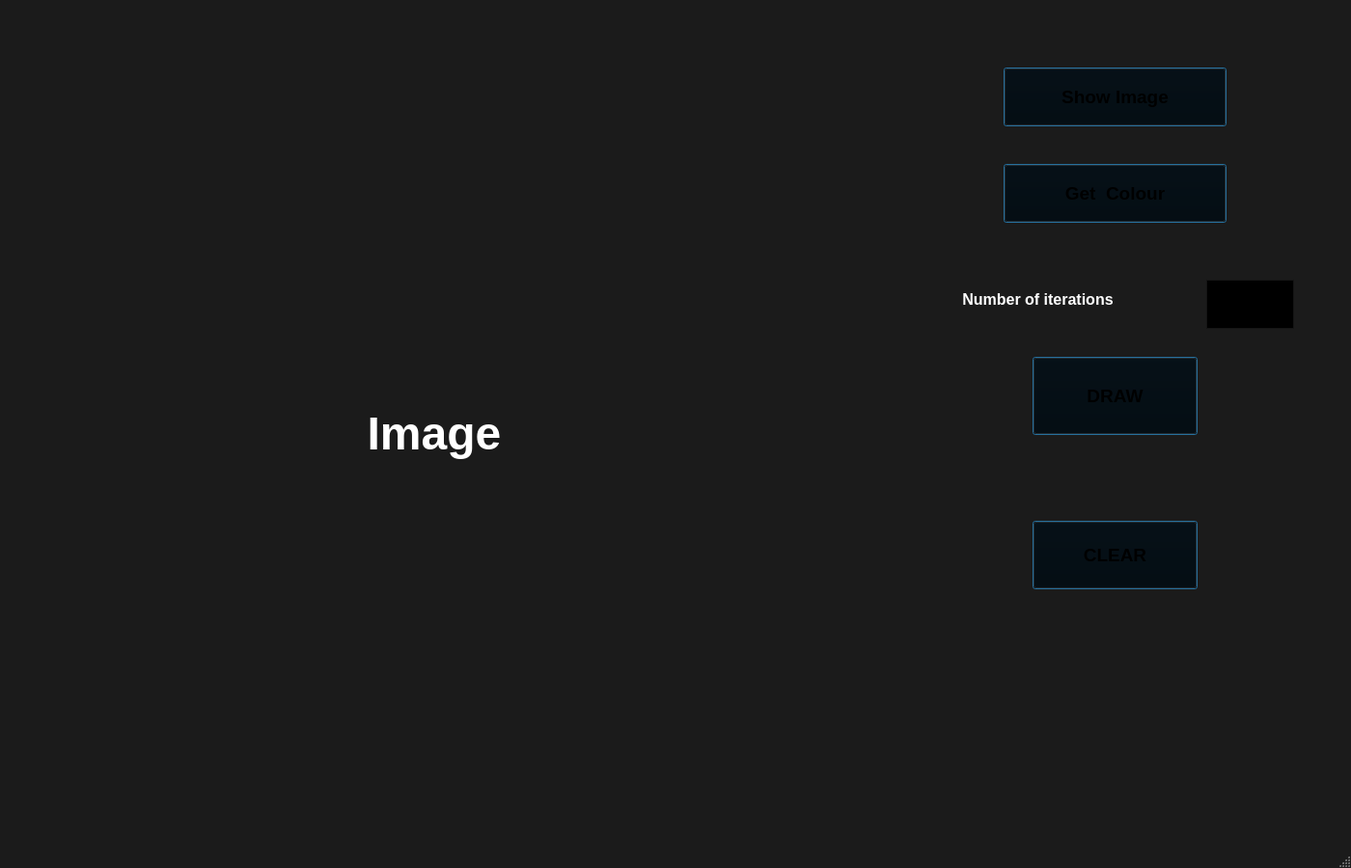
<?xml version="1.0" encoding="UTF-8"?>
<ui version="4.0">
 <class>Koch_Curve</class>
 <widget class="QMainWindow" name="Koch_Curve">
  <property name="geometry">
   <rect>
    <x>0</x>
    <y>0</y>
    <width>1400</width>
    <height>900</height>
   </rect>
  </property>
  <property name="palette">
   <palette>
    <active>
     <colorrole role="WindowText">
      <brush brushstyle="SolidPattern">
       <color alpha="255">
        <red>255</red>
        <green>255</green>
        <blue>255</blue>
       </color>
      </brush>
     </colorrole>
     <colorrole role="Button">
      <brush brushstyle="SolidPattern">
       <color alpha="255">
        <red>0</red>
        <green>0</green>
        <blue>0</blue>
       </color>
      </brush>
     </colorrole>
     <colorrole role="Dark">
      <brush brushstyle="SolidPattern">
       <color alpha="255">
        <red>0</red>
        <green>0</green>
        <blue>0</blue>
       </color>
      </brush>
     </colorrole>
     <colorrole role="Mid">
      <brush brushstyle="SolidPattern">
       <color alpha="255">
        <red>34</red>
        <green>34</green>
        <blue>34</blue>
       </color>
      </brush>
     </colorrole>
     <colorrole role="Text">
      <brush brushstyle="SolidPattern">
       <color alpha="255">
        <red>0</red>
        <green>0</green>
        <blue>0</blue>
       </color>
      </brush>
     </colorrole>
     <colorrole role="BrightText">
      <brush brushstyle="SolidPattern">
       <color alpha="255">
        <red>26</red>
        <green>26</green>
        <blue>26</blue>
       </color>
      </brush>
     </colorrole>
     <colorrole role="ButtonText">
      <brush brushstyle="SolidPattern">
       <color alpha="255">
        <red>0</red>
        <green>0</green>
        <blue>0</blue>
       </color>
      </brush>
     </colorrole>
     <colorrole role="Base">
      <brush brushstyle="SolidPattern">
       <color alpha="255">
        <red>30</red>
        <green>30</green>
        <blue>30</blue>
       </color>
      </brush>
     </colorrole>
     <colorrole role="Window">
      <brush brushstyle="SolidPattern">
       <color alpha="255">
        <red>27</red>
        <green>27</green>
        <blue>27</blue>
       </color>
      </brush>
     </colorrole>
     <colorrole role="PlaceholderText">
      <brush brushstyle="SolidPattern">
       <color alpha="128">
        <red>0</red>
        <green>0</green>
        <blue>0</blue>
       </color>
      </brush>
     </colorrole>
    </active>
    <inactive>
     <colorrole role="WindowText">
      <brush brushstyle="SolidPattern">
       <color alpha="255">
        <red>255</red>
        <green>255</green>
        <blue>255</blue>
       </color>
      </brush>
     </colorrole>
     <colorrole role="Button">
      <brush brushstyle="SolidPattern">
       <color alpha="255">
        <red>0</red>
        <green>0</green>
        <blue>0</blue>
       </color>
      </brush>
     </colorrole>
     <colorrole role="Dark">
      <brush brushstyle="SolidPattern">
       <color alpha="255">
        <red>0</red>
        <green>0</green>
        <blue>0</blue>
       </color>
      </brush>
     </colorrole>
     <colorrole role="Mid">
      <brush brushstyle="SolidPattern">
       <color alpha="255">
        <red>34</red>
        <green>34</green>
        <blue>34</blue>
       </color>
      </brush>
     </colorrole>
     <colorrole role="Text">
      <brush brushstyle="SolidPattern">
       <color alpha="255">
        <red>0</red>
        <green>0</green>
        <blue>0</blue>
       </color>
      </brush>
     </colorrole>
     <colorrole role="BrightText">
      <brush brushstyle="SolidPattern">
       <color alpha="255">
        <red>26</red>
        <green>26</green>
        <blue>26</blue>
       </color>
      </brush>
     </colorrole>
     <colorrole role="ButtonText">
      <brush brushstyle="SolidPattern">
       <color alpha="255">
        <red>0</red>
        <green>0</green>
        <blue>0</blue>
       </color>
      </brush>
     </colorrole>
     <colorrole role="Base">
      <brush brushstyle="SolidPattern">
       <color alpha="255">
        <red>30</red>
        <green>30</green>
        <blue>30</blue>
       </color>
      </brush>
     </colorrole>
     <colorrole role="Window">
      <brush brushstyle="SolidPattern">
       <color alpha="255">
        <red>27</red>
        <green>27</green>
        <blue>27</blue>
       </color>
      </brush>
     </colorrole>
     <colorrole role="PlaceholderText">
      <brush brushstyle="SolidPattern">
       <color alpha="128">
        <red>0</red>
        <green>0</green>
        <blue>0</blue>
       </color>
      </brush>
     </colorrole>
    </inactive>
    <disabled>
     <colorrole role="WindowText">
      <brush brushstyle="SolidPattern">
       <color alpha="255">
        <red>0</red>
        <green>0</green>
        <blue>0</blue>
       </color>
      </brush>
     </colorrole>
     <colorrole role="Button">
      <brush brushstyle="SolidPattern">
       <color alpha="255">
        <red>0</red>
        <green>0</green>
        <blue>0</blue>
       </color>
      </brush>
     </colorrole>
     <colorrole role="Dark">
      <brush brushstyle="SolidPattern">
       <color alpha="255">
        <red>0</red>
        <green>0</green>
        <blue>0</blue>
       </color>
      </brush>
     </colorrole>
     <colorrole role="Mid">
      <brush brushstyle="SolidPattern">
       <color alpha="255">
        <red>34</red>
        <green>34</green>
        <blue>34</blue>
       </color>
      </brush>
     </colorrole>
     <colorrole role="Text">
      <brush brushstyle="SolidPattern">
       <color alpha="255">
        <red>0</red>
        <green>0</green>
        <blue>0</blue>
       </color>
      </brush>
     </colorrole>
     <colorrole role="BrightText">
      <brush brushstyle="SolidPattern">
       <color alpha="255">
        <red>26</red>
        <green>26</green>
        <blue>26</blue>
       </color>
      </brush>
     </colorrole>
     <colorrole role="ButtonText">
      <brush brushstyle="SolidPattern">
       <color alpha="255">
        <red>0</red>
        <green>0</green>
        <blue>0</blue>
       </color>
      </brush>
     </colorrole>
     <colorrole role="Base">
      <brush brushstyle="SolidPattern">
       <color alpha="255">
        <red>27</red>
        <green>27</green>
        <blue>27</blue>
       </color>
      </brush>
     </colorrole>
     <colorrole role="Window">
      <brush brushstyle="SolidPattern">
       <color alpha="255">
        <red>27</red>
        <green>27</green>
        <blue>27</blue>
       </color>
      </brush>
     </colorrole>
     <colorrole role="PlaceholderText">
      <brush brushstyle="SolidPattern">
       <color alpha="128">
        <red>0</red>
        <green>0</green>
        <blue>0</blue>
       </color>
      </brush>
     </colorrole>
    </disabled>
   </palette>
  </property>
  <property name="windowTitle">
   <string>Koch_Curve</string>
  </property>
  <widget class="QWidget" name="centralwidget">
   <widget class="QLabel" name="Image">
    <property name="geometry">
     <rect>
      <x>0</x>
      <y>0</y>
      <width>900</width>
      <height>900</height>
     </rect>
    </property>
    <property name="text">
     <string>&lt;html&gt;&lt;head/&gt;&lt;body&gt;&lt;p&gt;&lt;span style=&quot; font-size:36pt; font-weight:600;&quot;&gt;Image&lt;/span&gt;&lt;/p&gt;&lt;/body&gt;&lt;/html&gt;</string>
    </property>
    <property name="alignment">
     <set>Qt::AlignCenter</set>
    </property>
   </widget>
   <widget class="QPushButton" name="show">
    <property name="geometry">
     <rect>
      <x>1040</x>
      <y>70</y>
      <width>231</width>
      <height>61</height>
     </rect>
    </property>
    <property name="font">
     <font>
      <pointsize>14</pointsize>
      <weight>75</weight>
      <bold>true</bold>
     </font>
    </property>
    <property name="text">
     <string>Show Image</string>
    </property>
    <property name="default">
     <bool>true</bool>
    </property>
   </widget>
   <widget class="QPushButton" name="GetColour">
    <property name="geometry">
     <rect>
      <x>1040</x>
      <y>170</y>
      <width>231</width>
      <height>61</height>
     </rect>
    </property>
    <property name="font">
     <font>
      <pointsize>14</pointsize>
      <weight>75</weight>
      <bold>true</bold>
     </font>
    </property>
    <property name="text">
     <string>Get  Colour</string>
    </property>
    <property name="default">
     <bool>true</bool>
    </property>
   </widget>
   <widget class="QPushButton" name="Draw">
    <property name="geometry">
     <rect>
      <x>1070</x>
      <y>370</y>
      <width>171</width>
      <height>81</height>
     </rect>
    </property>
    <property name="font">
     <font>
      <pointsize>14</pointsize>
      <weight>75</weight>
      <bold>true</bold>
     </font>
    </property>
    <property name="text">
     <string>DRAW</string>
    </property>
    <property name="default">
     <bool>true</bool>
    </property>
    <property name="flat">
     <bool>false</bool>
    </property>
   </widget>
   <widget class="QPushButton" name="Clear">
    <property name="geometry">
     <rect>
      <x>1070</x>
      <y>540</y>
      <width>171</width>
      <height>71</height>
     </rect>
    </property>
    <property name="font">
     <font>
      <pointsize>14</pointsize>
      <weight>75</weight>
      <bold>true</bold>
     </font>
    </property>
    <property name="text">
     <string>CLEAR</string>
    </property>
    <property name="default">
     <bool>true</bool>
    </property>
   </widget>
   <widget class="QLabel" name="label">
    <property name="geometry">
     <rect>
      <x>920</x>
      <y>290</y>
      <width>311</width>
      <height>41</height>
     </rect>
    </property>
    <property name="font">
     <font>
      <pointsize>12</pointsize>
      <weight>75</weight>
      <bold>true</bold>
     </font>
    </property>
    <property name="text">
     <string>Number of iterations</string>
    </property>
    <property name="alignment">
     <set>Qt::AlignCenter</set>
    </property>
   </widget>
   <widget class="QPlainTextEdit" name="iterations">
    <property name="geometry">
     <rect>
      <x>1250</x>
      <y>290</y>
      <width>91</width>
      <height>51</height>
     </rect>
    </property>
    <property name="palette">
     <palette>
      <active>
       <colorrole role="Text">
        <brush brushstyle="SolidPattern">
         <color alpha="255">
          <red>255</red>
          <green>255</green>
          <blue>255</blue>
         </color>
        </brush>
       </colorrole>
       <colorrole role="ButtonText">
        <brush brushstyle="SolidPattern">
         <color alpha="255">
          <red>0</red>
          <green>0</green>
          <blue>0</blue>
         </color>
        </brush>
       </colorrole>
       <colorrole role="Base">
        <brush brushstyle="SolidPattern">
         <color alpha="255">
          <red>0</red>
          <green>0</green>
          <blue>0</blue>
         </color>
        </brush>
       </colorrole>
       <colorrole role="PlaceholderText">
        <brush brushstyle="NoBrush">
         <color alpha="128">
          <red>255</red>
          <green>255</green>
          <blue>255</blue>
         </color>
        </brush>
       </colorrole>
      </active>
      <inactive>
       <colorrole role="Text">
        <brush brushstyle="SolidPattern">
         <color alpha="255">
          <red>255</red>
          <green>255</green>
          <blue>255</blue>
         </color>
        </brush>
       </colorrole>
       <colorrole role="ButtonText">
        <brush brushstyle="SolidPattern">
         <color alpha="255">
          <red>0</red>
          <green>0</green>
          <blue>0</blue>
         </color>
        </brush>
       </colorrole>
       <colorrole role="Base">
        <brush brushstyle="SolidPattern">
         <color alpha="255">
          <red>0</red>
          <green>0</green>
          <blue>0</blue>
         </color>
        </brush>
       </colorrole>
       <colorrole role="PlaceholderText">
        <brush brushstyle="NoBrush">
         <color alpha="128">
          <red>255</red>
          <green>255</green>
          <blue>255</blue>
         </color>
        </brush>
       </colorrole>
      </inactive>
      <disabled>
       <colorrole role="Text">
        <brush brushstyle="SolidPattern">
         <color alpha="255">
          <red>0</red>
          <green>0</green>
          <blue>0</blue>
         </color>
        </brush>
       </colorrole>
       <colorrole role="ButtonText">
        <brush brushstyle="SolidPattern">
         <color alpha="255">
          <red>0</red>
          <green>0</green>
          <blue>0</blue>
         </color>
        </brush>
       </colorrole>
       <colorrole role="Base">
        <brush brushstyle="SolidPattern">
         <color alpha="255">
          <red>27</red>
          <green>27</green>
          <blue>27</blue>
         </color>
        </brush>
       </colorrole>
       <colorrole role="PlaceholderText">
        <brush brushstyle="NoBrush">
         <color alpha="128">
          <red>255</red>
          <green>255</green>
          <blue>255</blue>
         </color>
        </brush>
       </colorrole>
      </disabled>
     </palette>
    </property>
    <property name="font">
     <font>
      <pointsize>14</pointsize>
      <weight>75</weight>
      <bold>true</bold>
     </font>
    </property>
   </widget>
  </widget>
  <widget class="QMenuBar" name="menubar">
   <property name="geometry">
    <rect>
     <x>0</x>
     <y>0</y>
     <width>1400</width>
     <height>21</height>
    </rect>
   </property>
  </widget>
  <widget class="QStatusBar" name="statusbar"/>
 </widget>
 <resources/>
 <connections/>
</ui>
